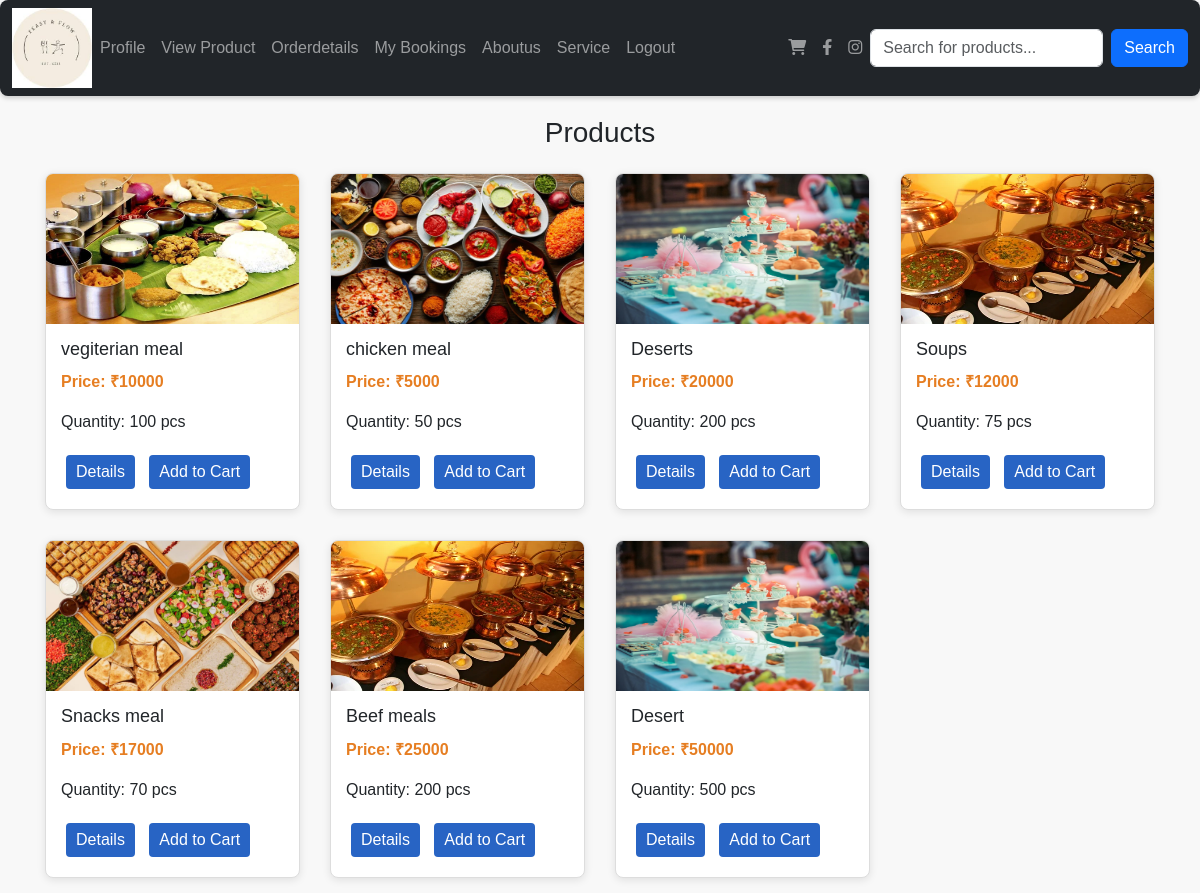
/userviewproduct/, run on the app's committed database.
### app/models.py (models this page shows, shortened)
class Product(models.Model):
    shop = models.ForeignKey(Shopreg,on_delete=models.CASCADE)
    name = models.TextField()
    discription = models.TextField()
    price = models.IntegerField()
    quantity = models.IntegerField()
    offerprice = models.IntegerField()
    image = models.FileField()

### app/views.py (the view)
# urls.py: path('userviewproduct/',views.userviewproduct,name='userviewproduct'),
def userviewproduct(req):
    data=Product.objects.all()
    return render(req,'user/userviewproduct.html',{'data':data})

### templates/user/userviewproduct.html (shortened to what this page needs)
<!DOCTYPE html>
<html lang="en">
<head>
  <link href="https://cdn.jsdelivr.net/npm/bootstrap@5.3.3/dist/css/bootstrap.min.css" rel="stylesheet">
  <link href="https://cdnjs.cloudflare.com/ajax/libs/font-awesome/6.0.0-beta3/css/all.min.css" rel="stylesheet">
</head>
<body>
  <nav id="nav" class="navbar navbar-expand-sm navbar-dark bg-dark">
    <div class="container-fluid">
      <a href="../userhome" class="logo">
        <img src="../static/images.jpg" alt="logo" width="80px">
      </a>
      <div class="collapse navbar-collapse" id="mynavbar">
        <ul class="navbar-nav me-auto">
          <li class="nav-item">
            <a class="nav-link" href="../profile">Profile</a>
          </li>
          <li class="nav-item">
            <a class="nav-link" href="{% url 'userviewproduct' %}">View Product</a>
          </li>
          <li class="nav-item">
            <a class="nav-link" href="../orderdetails">Orderdetails</a>
          </li>
          <li class="nav-item">
            <a class="nav-link" class="nav-link" href="../booking-history">My Bookings</a>
          </li>
        <li class="nav-item">
          <a class="nav-link" href="../aboutus">Aboutus</a>
        </li>
      <li class="nav-item">
        <a class="nav-link" href="../service">Service</a>
      </li>
          <li class="nav-item">
            <a class="nav-link" href="../logout">Logout</a>
          </li>
        </ul>
         <ul class="navbar-nav d-flex">
          <li class="nav-item">
            <a class="nav-link" href="../user_view_cart" target="_blank">
              <i class="fas fa-shopping-cart"></i>
            </a>
          </li>
          <li class="nav-item">
            <a class="nav-link" href="https://facebook.com" target="_blank">
              <i class="fab fa-facebook-f"></i>
            </a>
          </li>
          <li class="nav-item">
            <a class="nav-link" href="https://instagram.com" target="_blank">
              <i class="fab fa-instagram"></i>
            </a>
          </li>
        </ul>
    <form class="d-flex" method="post" action="{% url 'product_search' %}">
      <input type="text" class="form-control me-2" name="query" placeholder="Search for products...">
      <button type="submit" class="btn btn-primary">Search</button>
    </form>
      </div>
    </div>
  </nav>
  <div class="container">
    <h3 class="text-center">Products</h3>
    <div class="row">
      {% for i in data %}
      <div class="col-12 col-sm-6 col-md-4 col-lg-3 gallery">
        <div class="product">
          <img src="{{i.image.url}}" alt="{{i.name}}">
          <div class="description">
            <h3>{{i.name}}</h3>
            <p class="price">Price: ₹{{i.price}}</p>
            <p>Quantity: {{i.quantity}} pcs</p>
            <a class="pro" href="../prodetails/{{i.pk}}">Details</a>
            <a class="pro" href="../addtocart/{{i.pk}}">Add to Cart</a>
          </div>
        </div>
      </div>
      {% endfor %}
    </div>
  </div>
</body>
</html>

### templates/user/userviewproduct.html (style rules this page uses)
body { font-family: Arial, sans-serif; background-color: #f8f8f8; }
#nav { box-shadow: 0 2px 5px rgba(0, 0, 0, 0.2); margin-bottom: 20px; border-radius: 8px; }
.gallery { padding: 15px; }
.product { background-color: white; border: 1px solid #ddd; border-radius: 8px; overflow: hidden; box-shadow: 0 2px 8px rgba(0, 0, 0, 0.1); transition: transform 0.2s ease-in-out; }
.product img { width: 100%; height: 150px; }
.product .description { padding: 15px; }
.product h3 { font-size: 18px; margin-bottom: 10px; }
.product .price { font-size: 16px; color: #e67e22; font-weight: bold; }
.pro { display: inline-block; margin: 5px; padding: 5px 10px; background-color: #2864c4; color: white; text-decoration: none; border-radius: 4px; }

### data on the page
Product: image (picture), name "vegiterian meal", price "10000", quantity "100"
Product: image (placeholder picture), name "chicken meal", price "5000", quantity "50"
Product: image (picture), name "Deserts", price "20000", quantity "200"
Product: image (picture), name "Soups", price "12000", quantity "75"
Product: image (picture), name "Snacks meal", price "17000", quantity "70"
Product: image (picture), name "Beef meals", price "25000", quantity "200"
Product: image (picture), name "Desert", price "50000", quantity "500"
